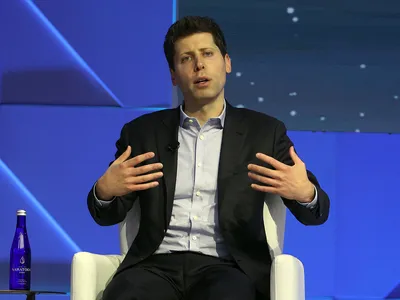
#> input picture Laborator-2/AI-Labs-2/data/images/Altman.webp, 400 x 300 px; its folder holds only this picture in this run
$ jupyter execute --allow-errors Lab_2_pb4.ipynb
#> lines starting #> are read from the running program, lines starting #| are printed output that depends on the picture
[cell 1]
import csv
from matplotlib import pyplot as plt
import numpy as np

#incarcare date din fisier
def loaddata(f_path):
    data = []
    data_names = []
    with open(f_path, encoding="utf-8") as csv_file:
        csv_reader = csv.reader(csv_file, delimiter=',')
        for line_count, row in enumerate(csv_reader):
            if line_count == 0:
                continue
            elif line_count == 1:
                data_names = row
            else:
                data.append(row)

    return data_names, data

# extragem coloana
def extractfeature(alldata, names, featurename):
    pos = names.index(featurename)
    return [str(d[pos]) for d in alldata]

# normalizare min max
def scale01(features):
    minim = np.min(features)
    maxim = np.max(features)
    scaled = [(feat - minim) / (maxim - minim) for feat in features]
    return scaled

filepath = "data/surveyDataSience.csv"
#> (the rest of this cell did not finish here and is left out)

[cell 2]
import os
import numpy as np
import matplotlib.pyplot as plt
from PIL import Image

file_path = "data/images/"

imag = [i for i in os.listdir(file_path)]

def create_path():
    return [os.path.join(file_path, img) for img in imag]

lista_imag = create_path()

def normalizare_pixel(lst):
    all_pixel = []
    # transforma din rgb -> grayscale apoi intru vector numpy
    for img in lst:
        image = Image.open(img).convert('L')
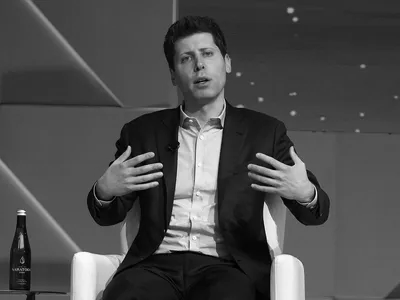
#> image: PIL image 400x300 L; min 0, max 255, mean 77.4
        pixel_values = np.array(image).flatten()
        all_pixel.extend(pixel_values)

    #din mai mute array obtinem un vector mare cu toate
    all_values = np.array(all_pixel)

    # folsim log(x + 1) sa evitam log de 0
    log_transform =[np.log1p(v) for v in all_values]
#> log_transform = 120000 items


    plt.figure(figsize=(15, 10))

    plt.subplot(2, 2, 1)
    plt.hist(all_values, bins=30, color='blue', alpha=0.7)
    plt.title("Valoare pixeli")
    plt.xlabel("Valoare pixeli")
    plt.ylabel("Frecventa de apartie")
    plt.grid(True, alpha=0.3)

    plt.subplot(2, 2, 2)
    plt.hist(log_transform, bins=30, color='purple', alpha=0.7)
    plt.title("Log scalling")
    plt.xlabel("Valoare in log (x + 1)")
    plt.ylabel("Frecventa de aparitie")
    plt.grid(True, alpha=0.3)
    plt.tight_layout()
    plt.show()
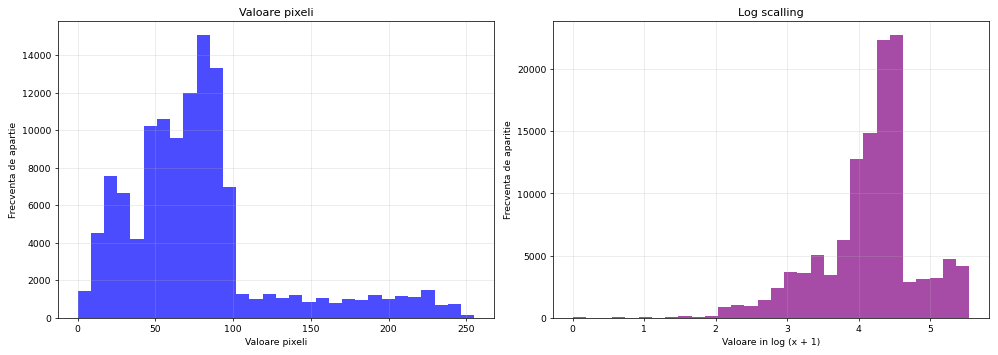
#> figure drawn by matplotlib, 2 panels; panel 1: tallest bar 15063 high, from x = 76.5 to 85; panel 2: tallest bar 22724 high, from x = 4.44 to 4.62


log_data = normalizare_pixel(lista_imag)

[cell 3]
# problema 3 - numarul de aparitii a cuvintelor la nivelul unei propozitii.
from nltk.probability import FreqDist
import nltk

nltk.download('punkt_tab')
#> (this line was passed over: nltk is not available in this run)
nltk.download('stopwords')
#> (this line was passed over: nltk is not available in this run)
nltk.download('wordnet')
#> (this line was passed over: nltk is not available in this run)
nltk.download('omw-1.4')
#> (this line was passed over: nltk is not available in this run)

# vedem pt feicare cuvant cat de des apare si aplicam o normalizare de tip standardizare(z - norm)
# ce e sub medie ca nr de ap va plota ca negativ ce nu va fi pozitiv
def propozitii(text):
    sentences = nltk.sent_tokenize(text)

    for idx, sentence in enumerate(sentences):
        sentence_words = [word.lower() for word in nltk.word_tokenize(sentence) if word.isalnum()]
        freq = FreqDist(sentence_words)

        data = list(freq.values())

        medie = sum(data) / len(data)
        suma = (1 / len(data) * sum([(p - medie) ** 2 for p in data])) ** 0.5
        if suma == 0:
            frecventa_znorm = [0] * len(data)
        else:
            frecventa_znorm = [(p - medie) / suma for p in data]

        plt.figure(figsize=(12, 6))
        words = list(freq.keys())
        plt.bar(words, data, color='blue', alpha=0.7)
        plt.title(f"Frecv cuv")
        plt.xticks(rotation=45)
        plt.grid(True, alpha=0.3, axis='y')
        plt.tight_layout()
        plt.show()

        plt.figure(figsize=(12, 6))
        plt.bar(words, frecventa_znorm, color='green', alpha=0.7)
        plt.title(f"Valorile normalizate")
        plt.xticks(rotation=45)
        plt.grid(True, alpha=0.3, axis='y')
        y_min = min(frecventa_znorm)
        y_max = max(frecventa_znorm)
        plt.ylim(y_min, y_max)

        plt.axhline(y=0, color='black', linestyle='-', alpha=0.3)

        plt.tight_layout()
        plt.show()

textP3  = """Aceasta propoziție propoziție propoziție propoziție propoziție este foarte foarte foarte foarte interesantă deoarece
cuvântul cuvântul cuvântul apare frecvent, dar cel mai frecvent frecvent frecvent frecvent frecvent frecvent frecvent frecvent frecvent frecvent. """


propozitii(textP3)
#> (the call stopped at in propozitii, `sentences = nltk.sent_tokenize(text)`: nltk is not available in this run)

$ run again, on Laborator-2/AI-Labs-2/data/images/Leskovec.jpg
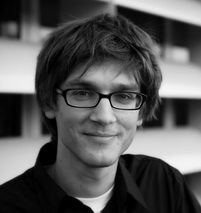
#> input picture Laborator-2/AI-Labs-2/data/images/Leskovec.jpg, 201 x 213 px
#> log_transform = 42813 items
#> in normalizare_pixel, `plt.show()`:
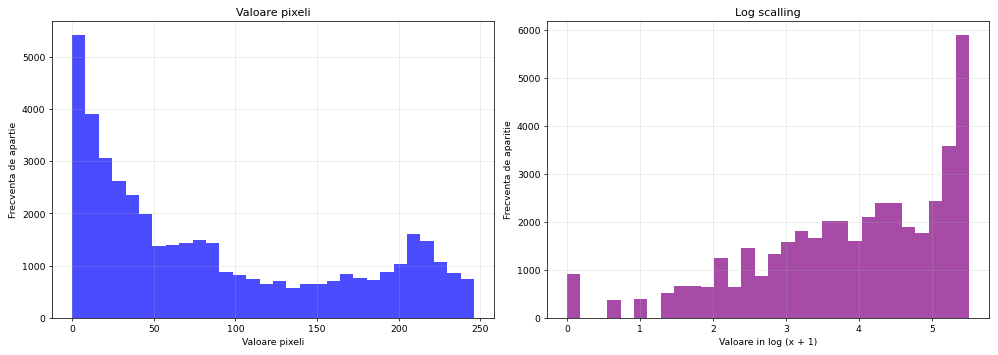
#> figure drawn by matplotlib, 2 panels; panel 1: tallest bar 5417 high, from x = 0 to 8.2; panel 2: tallest bar 5886 high, from x = 5.32 to 5.51

$ run again, on Laborator-2/AI-Labs-2/data/images/Norvig.jpg
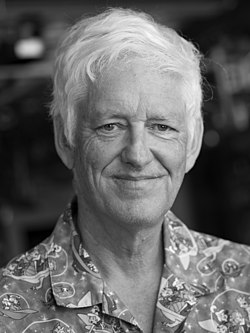
#> input picture Laborator-2/AI-Labs-2/data/images/Norvig.jpg, 250 x 333 px
#> in normalizare_pixel, image is the input picture: PIL image 250x333 L; min 0, max 255, mean 100.3
#> log_transform = 83250 items
#> in normalizare_pixel, `plt.show()`:
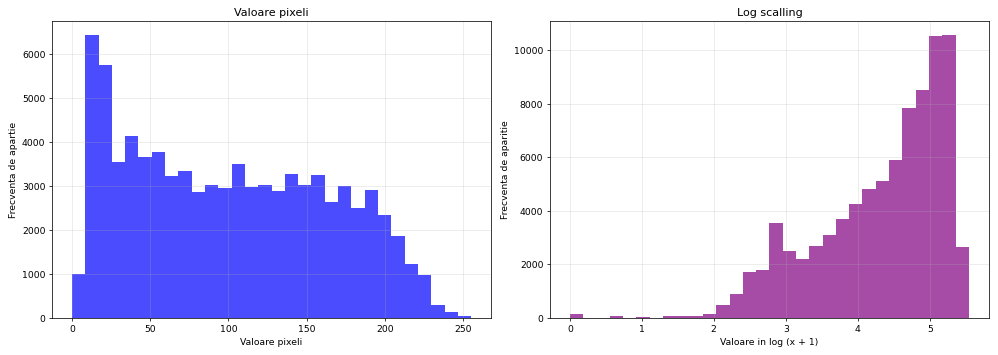
#> figure drawn by matplotlib, 2 panels; panel 1: tallest bar 6413 high, from x = 8.5 to 17; panel 2: tallest bar 10557 high, from x = 5.18 to 5.36
